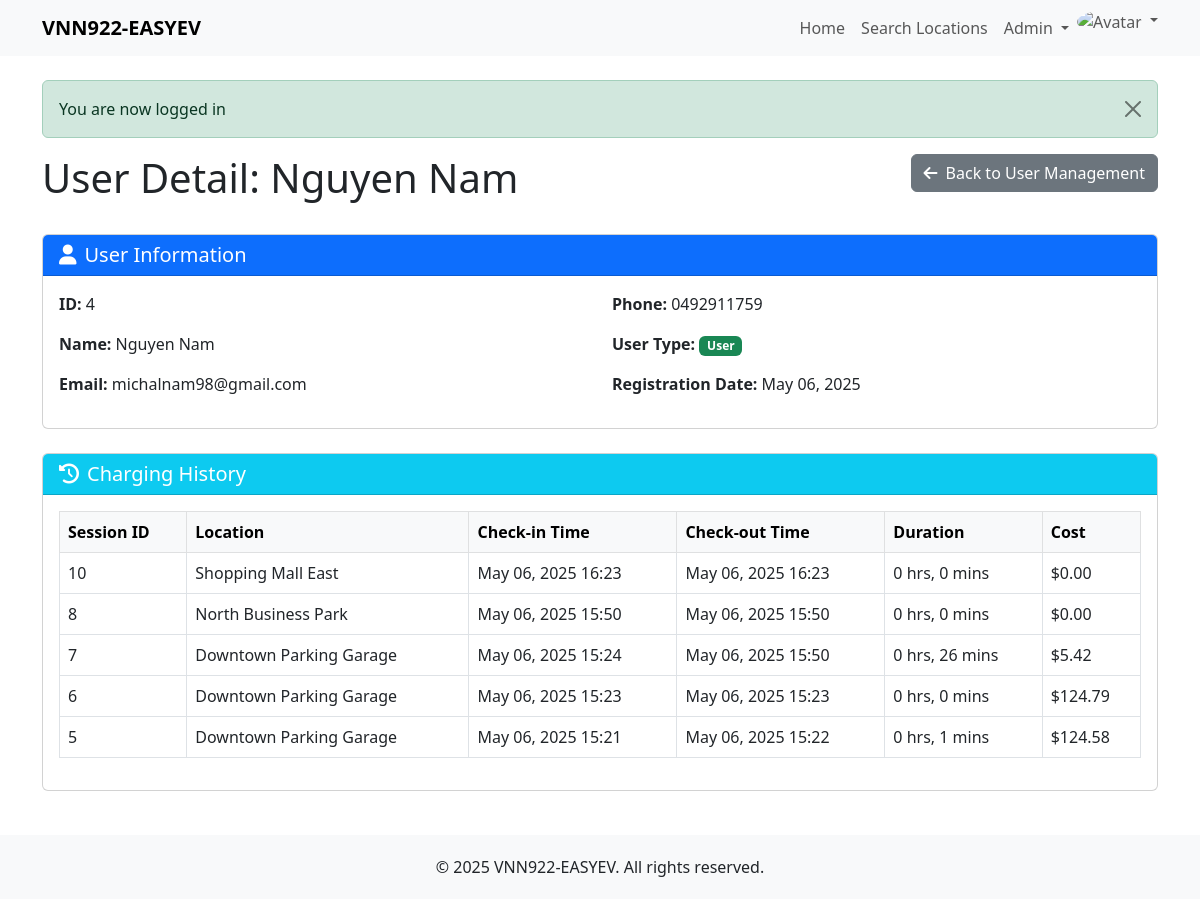
The app's page /admin/checkins.php?user_id=4 (signed in) with its own data.
### tables this page shows
CREATE TABLE IF NOT EXISTS users (
    user_id INT AUTO_INCREMENT PRIMARY KEY,
    name VARCHAR(100) NOT NULL,
    email VARCHAR(100) NOT NULL UNIQUE,
    phone VARCHAR(20) NOT NULL,
    password VARCHAR(255) NOT NULL,
    user_type ENUM('Administrator', 'User') NOT NULL,
    created_at TIMESTAMP DEFAULT CURRENT_TIMESTAMP
);

CREATE TABLE IF NOT EXISTS charging_sessions (
    session_id INT AUTO_INCREMENT PRIMARY KEY,
    user_id INT NOT NULL,
    location_id INT NOT NULL,
    check_in_time DATETIME NOT NULL,
    check_out_time DATETIME NULL,
    total_cost DECIMAL(10, 2) NULL,
    status ENUM('active', 'completed') DEFAULT 'active',
    FOREIGN KEY (user_id) REFERENCES users(user_id),
    FOREIGN KEY (location_id) REFERENCES charging_locations(location_id)
);

CREATE TABLE IF NOT EXISTS charging_locations (
    location_id INT AUTO_INCREMENT PRIMARY KEY,
    description VARCHAR(255) NOT NULL,
    num_stations INT NOT NULL,
    cost_per_hour DECIMAL(10, 2) NOT NULL,
    created_at TIMESTAMP DEFAULT CURRENT_TIMESTAMP,
    updated_at TIMESTAMP DEFAULT CURRENT_TIMESTAMP ON UPDATE CURRENT_TIMESTAMP
);

### classes/Database.php (called while the page is built, shortened)
<?php
class Database {
    private $host = DB_HOST;
    private $user = DB_USER;
    private $pass = DB_PASS;
    private $dbname = DB_NAME;
    private $dbh;
    private $stmt;
    public function __construct() {
        $dsn = 'mysql:host=' . $this->host . ';dbname=' . $this->dbname;
        $options = array(
            PDO::ATTR_PERSISTENT => true,
            PDO::ATTR_ERRMODE => PDO::ERRMODE_EXCEPTION,
            PDO::ATTR_DEFAULT_FETCH_MODE => PDO::FETCH_ASSOC
        );
        try {
            $this->dbh = new PDO($dsn, $this->user, $this->pass, $options);
        } catch(PDOException $e) {
            $this->error = $e->getMessage();
            echo 'Connection Error: ' . $this->error;
        }
    }
    public function query($query) {
        $this->stmt = $this->dbh->prepare($query);
    }
    public function bind($param, $value, $type = null) {
        if(is_null($type)) {
            switch(true) {
                case is_int($value):
                    $type = PDO::PARAM_INT;
                    break;
            }
        }
        $this->stmt->bindValue($param, $value, $type);
    }
    public function execute() {
        return $this->stmt->execute();
    }
    public function resultSet() {
        $this->execute();
        return $this->stmt->fetchAll();
    }
    public function single():mixed {
        $this->execute();
        return $this->stmt->fetch();
    }
}

### classes/User.php (called while the page is built, shortened)
<?php
class User {
    private $db;
    public function __construct() {
        $this->db = new Database;
    }
    public function getUserById($id) {
        $this->db->query('SELECT * FROM users WHERE user_id = :id');
        $this->db->bind(':id', $id);
        return $this->db->single();
    }
}

### classes/ChargingSession.php (called while the page is built, shortened)
<?php
class ChargingSession {
    private $db;
    public function __construct() {
        $this->db = new Database;
    }
    public function getUserChargingSessions($userId) {
        $this->db->query("SELECT
                    cs.session_id,
                    cs.user_id,
                    cs.location_id,
                    cs.check_in_time AS start_time,
                    cs.check_out_time AS end_time,
                    cs.total_cost,
                    cs.status,
                    cl.description AS location_description,
                    cl.cost_per_hour
                FROM
                    charging_sessions cs
                JOIN
                    charging_locations cl ON cs.location_id = cl.location_id
                WHERE
                    cs.user_id = :user_id
                ORDER BY
                    cs.check_in_time DESC");
        $this->db->bind(':user_id', $userId);
        return $this->db->resultSet();
    }
    public function getUserActiveSession($userId) {
        $this->db->query("SELECT
                    cs.session_id,
                    cs.user_id,
                    cs.location_id,
                    cs.check_in_time AS start_time,
                    cs.status,
                    cl.description AS location_description,
                    cl.cost_per_hour
                FROM
                    charging_sessions cs
                JOIN
                    charging_locations cl ON cs.location_id = cl.location_id
                WHERE
                    cs.user_id = :user_id
                    AND cs.status = 'active'
                LIMIT 1");
        $this->db->bind(':user_id', $userId);
        return $this->db->single();
    }
    }

### admin/checkins.php (the view, shortened to what this page needs)
<?php
require_once root . '/classes/Database.php';
require_once root . '/classes/User.php';
require_once root . '/classes/ChargingSession.php';
include_once root . '/includes/header.php';
$user_id = (int)$_GET['user_id'];
$user = new User();
$chargingSession = new ChargingSession();
$userData = $user->getUserById($user_id);
$chargingHistory = $chargingSession->getUserChargingSessions($user_id);
?>
<div class="row mb-4">
    <div class="col-md-8">
        <h1>User Detail: <?php echo htmlspecialchars($userData['name']); ?></h1>
    </div>
    <div class="col-md-4 text-end">
        <a href="/admin/manage_users.php" class="btn btn-secondary">
            <i class="fas fa-arrow-left me-2"></i>Back to User Management
        </a>
    </div>
</div>
<div class="card mb-4">
    <div class="card-header bg-primary text-white">
        <h5 class="mb-0"><i class="fas fa-user me-2"></i>User Information</h5>
    </div>
    <div class="card-body">
        <div class="row">
            <div class="col-md-6">
                <p><strong>ID:</strong> <?php echo $userData['user_id']; ?></p>
                <p><strong>Name:</strong> <?php echo htmlspecialchars($userData['name']); ?></p>
                <p><strong>Email:</strong> <?php echo htmlspecialchars($userData['email']); ?></p>
            </div>
            <div class="col-md-6">
                <p><strong>Phone:</strong> <?php echo htmlspecialchars($userData['phone']); ?></p>
                <p><strong>User Type:</strong> <span class="badge <?php echo $userData['user_type'] === 'Administrator' ? 'bg-danger' : 'bg-success'; ?>"><?php echo htmlspecialchars($userData['user_type']); ?></span></p>
                <p><strong>Registration Date:</strong> <?php echo date('M d, Y', strtotime($userData['created_at'])); ?></p>
            </div>
        </div>
    </div>
</div>
<div class="card">
    <div class="card-header bg-info text-white">
        <h5 class="mb-0"><i class="fas fa-history me-2"></i>Charging History</h5>
    </div>
    <div class="card-body">
        <?php if (empty($chargingHistory)): ?>
            <div class="alert alert-info">
                <i class="fas fa-info-circle me-2"></i>No charging history found for this user.
            </div>
        <?php else: ?>
            <div class="table-responsive">
                <table class="table table-hover table-bordered" id="historyTable">
                    <thead class="table-light">
                        <tr>
                            <th>Session ID</th>
                            <th>Location</th>
                            <th>Check-in Time</th>
                            <th>Check-out Time</th>
                            <th>Duration</th>
                            <th>Cost</th>
                        </tr>
                    </thead>
                    <tbody>
                        <?php foreach ($chargingHistory as $session): ?>
                            <tr>
                                <td><?php echo $session['session_id']; ?></td>
                                <td><?php echo htmlspecialchars($session['location_description']); ?></td>
                                <td><?php echo date('M d, Y H:i', strtotime($session['start_time'])); ?></td>
                                <td>
                                    <?php
                                    if ($session['end_time']) {
                                        echo date('M d, Y H:i', strtotime($session['end_time']));
                                    } else {
                                        echo '<span class="badge bg-warning text-dark">Active</span>';
                                    }
                                    ?>
                                </td>
                                <td>
                                    <?php
                                    if ($session['end_time']) {
                                        $start = new DateTime($session['start_time']);
                                        $end = new DateTime($session['end_time']);
                                        $interval = $start->diff($end);
                                        if ($interval->d > 0) {
                                            echo $interval->format('%d days, %h hrs, %i mins');
                                        } else {
                                            echo $interval->format('%h hrs, %i mins');
                                        }
                                    }
                                    ?>
                                </td>
                                <td>
                                    <?php
                                    if ($session['total_cost']) {
                                        echo '$' . number_format($session['total_cost'], 2);
                                    } else {
                                        $hours = $interval->h + ($interval->i / 60) + ($interval->s / 3600) + ($interval->days * 24);
                                        $cost = $hours * $session['cost_per_hour'];
                                        echo '$' . number_format($cost, 2) . ' (ongoing)';
                                    }
                                    ?>
                                </td>
                            </tr>
                        <?php endforeach; ?>
                    </tbody>
                </table>
            </div>
        <?php endif; ?>
    </div>
</div>
<?php include_once '../includes/footer.php'; ?>

### includes/header.php (style rules this page uses)
body { padding-top: 56px; min-height: 100vh; display: flex; flex-direction: column; }
.card { margin-bottom: 20px; }

### records on screen
users: name "Nguyen Nam", user_id "4", email "michalnam98@gmail.com", phone "0492911759", user_type "User", created_at "May 06, 2025"
charging_sessions: session_id "10", location.description "Shopping Mall East", check_in_time "May 06, 2025 16:23", check_out_time "May 06, 2025 16:23", $interval->format('%h hrs, %i mins') "0 hrs, 0 mins", total_cost "0.00"
charging_sessions: session_id "8", location.description "North Business Park", check_in_time "May 06, 2025 15:50", check_out_time "May 06, 2025 15:50", $interval->format('%h hrs, %i mins') "0 hrs, 0 mins", total_cost "0.00"
charging_sessions: session_id "7", location.description "Downtown Parking Garage", check_in_time "May 06, 2025 15:24", check_out_time "May 06, 2025 15:50", $interval->format('%h hrs, %i mins') "0 hrs, 26 mins", total_cost "5.42"
charging_sessions: session_id "6", location.description "Downtown Parking Garage", check_in_time "May 06, 2025 15:23", check_out_time "May 06, 2025 15:23", $interval->format('%h hrs, %i mins') "0 hrs, 0 mins", total_cost "124.79"
charging_sessions: session_id "5", location.description "Downtown Parking Garage", check_in_time "May 06, 2025 15:21", check_out_time "May 06, 2025 15:22", $interval->format('%h hrs, %i mins') "0 hrs, 1 mins", total_cost "124.58"

### other values on screen
SITE_NAME "VNN922-EASYEV"
$_SESSION['message'] "You are now logged in"
